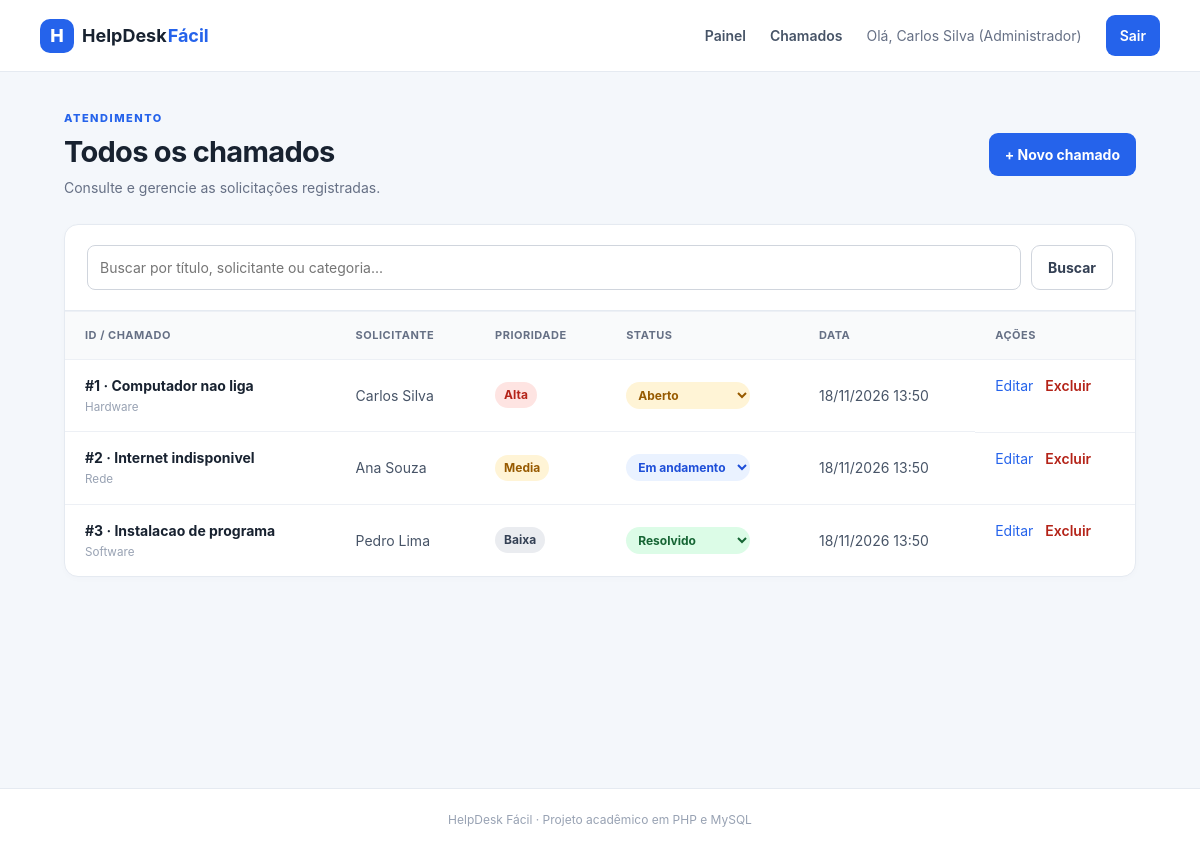
The page /chamados.php (signed in) on the database its author committed.
### tables this page shows
CREATE TABLE chamados (
  id_chamado INT PRIMARY KEY AUTO_INCREMENT,
  titulo VARCHAR(100) NOT NULL,
  descricao TEXT NOT NULL,
  prioridade ENUM ('Alta', 'Media', 'Baixa') NOT NULL,
  status ENUM ('Aberto', 'Em andamento', 'Resolvido') DEFAULT 'Aberto',
  data_abertura DATETIME DEFAULT CURRENT_TIMESTAMP,
  id_usuario INT NOT NULL,
  id_categoria INT NOT NULL,
  id_criador INT NULL,
  CONSTRAINT fk_chamados_usuarios FOREIGN KEY (id_usuario)
    REFERENCES usuarios (id_usuario),
  CONSTRAINT fk_chamados_categorias FOREIGN KEY (id_categoria)
    REFERENCES categorias (id_categoria),
  CONSTRAINT fk_chamados_criador FOREIGN KEY (id_criador)
    REFERENCES usuarios (id_usuario) ON DELETE SET NULL
);

CREATE TABLE categorias (
  id_categoria INT PRIMARY KEY AUTO_INCREMENT,
  nome VARCHAR(50) NOT NULL,
  descricao VARCHAR(150)
);

CREATE TABLE usuarios (
  id_usuario INT PRIMARY KEY AUTO_INCREMENT,
  nome VARCHAR(100) NOT NULL,
  email VARCHAR(100) NOT NULL,
  senha VARCHAR(255) NOT NULL,
  permissao ENUM ('Administrador', 'Usuario') NOT NULL,
  telefone VARCHAR(20)
);

### chamados.php (the view, shortened to what this page needs)
<?php
require_once __DIR__ . '/config/conexao.php';
require_once __DIR__ . '/includes/funcoes.php';
$busca = trim($_GET['busca'] ?? '');
$sql = 'SELECT c.*, u.nome AS solicitante, cat.nome AS categoria
        FROM chamados c
        INNER JOIN usuarios u ON u.id_usuario = c.id_usuario
        INNER JOIN categorias cat ON cat.id_categoria = c.id_categoria';
if ($busca !== '') {
  $sql .= ' WHERE c.titulo LIKE :busca1 OR u.nome LIKE :busca2 OR cat.nome LIKE :busca3';
  $sql .= ' ORDER BY c.data_abertura DESC';
  $stmt = $pdo->prepare($sql);
  $termo = '%' . $busca . '%';
  $stmt->execute(['busca1' => $termo, 'busca2' => $termo, 'busca3' => $termo]);
  $chamados = $stmt->fetchAll();
} else {
  $chamados = $pdo->query($sql . ' ORDER BY c.data_abertura DESC')->fetchAll();
}
require __DIR__ . '/includes/header.php';
?>
<section class="page-heading">
  <div>
    <p class="eyebrow">ATENDIMENTO</p>
    <h1>Todos os chamados</h1>
    <p class="muted">Consulte e gerencie as solicitações registradas.</p>
  </div>
  <a class="button" href="novo.php">+ Novo chamado</a>
</section>
<section class="panel">
  <form class="search-form" method="get" action="chamados.php">
    <input type="search" name="busca" placeholder="Buscar por título, solicitante ou categoria..." value="<?= e($busca) ?>">
    <button class="button button-secondary" type="submit">Buscar</button>
  </form>
  <?php if (!$chamados): ?><div class="empty">Nenhum chamado encontrado.</div><?php else: ?>
    <div class="table-wrap">
      <table>
        <thead>
          <tr>
            <th>ID / Chamado</th>
            <th>Solicitante</th>
            <th>Prioridade</th>
            <th>Status</th>
            <th>Data</th>
            <th>Ações</th>
          </tr>
        </thead>
        <tbody>
          <?php foreach ($chamados as $c): ?>
            <tr>
              <td><?= tituloChamado($c) ?><small><?= e($c['categoria']) ?></small></td>
              <td><?= e($c['solicitante']) ?></td>
              <td><span class="priority priority-<?= strtolower(e($c['prioridade'])) ?>"><?= e($c['prioridade']) ?></span></td>
              <td><?= celulaStatus($c, 'chamados', $busca) ?></td>
              <td><?= date('d/m/Y H:i', strtotime($c['data_abertura'])) ?></td>
              <td class="actions">
              <?php if (podeGerenciarChamado($c)): ?><a href="editar.php?id=<?= (int)$c['id_chamado'] ?>">Editar</a>
                <form method="post" action="excluir.php" onsubmit="return confirm('Tem certeza que deseja excluir este chamado?');">
                  <input type="hidden" name="id" value="<?= (int)$c['id_chamado'] ?>"><button class="link-danger" type="submit">Excluir</button>
                </form>
              <?php else: ?><span class="muted">—</span><?php endif; ?>
              </td>
            </tr>
          <?php endforeach; ?>
        </tbody>
      </table>
    </div>
  <?php endif; ?>
</section>
<?php require __DIR__ . '/includes/footer.php'; ?>

### includes/funcoes.php (shortened to what this page needs)
<?php
function e($valor): string
{
    return htmlspecialchars((string) ($valor ?? ''), ENT_QUOTES, 'UTF-8');
}
function isAdmin(): bool
{
    return ($_SESSION['permissao'] ?? '') === 'Administrador';
}
function classeStatus(string $status): string
{
    return $status === 'Em andamento' ? 'andamento' : strtolower($status);
}
function celulaStatus(array $chamado, string $retorno, string $busca = ''): string
{
    $status = (string) $chamado['status'];
    $classe = classeStatus($status);
    $id = (int) $chamado['id_chamado'];
    $html  = '<form method="post" action="atualizar_status.php" class="form-status">';
    $html .= '<input type="hidden" name="id" value="' . $id . '">';
    $html .= '<input type="hidden" name="retorno" value="' . e($retorno) . '">';
    $html .= '<input type="hidden" name="busca" value="' . e($busca) . '">';
    $html .= '<select name="status" class="status status-select status-' . $classe . '" onchange="this.form.submit()" aria-label="Alterar status do chamado #' . $id . '">';
    foreach (['Aberto', 'Em andamento', 'Resolvido'] as $opcao) {
        $html .= '<option value="' . e($opcao) . '"' . ($opcao === $status ? ' selected' : '') . '>' . e($opcao) . '</option>';
    }
    $html .= '</select><noscript><button type="submit" class="link-danger">OK</button></noscript></form>';
    return $html;
}
function podeGerenciarChamado(array $chamado): bool
{
    if (isAdmin()) {
        return true;
    }
    return isset($_SESSION['id_usuario'])
        && !empty($chamado['id_criador'])
        && (int) $chamado['id_criador'] === (int) $_SESSION['id_usuario'];
}
function tituloChamado(array $chamado): string
{
    $texto = '#' . (int) $chamado['id_chamado'] . ' · ' . e($chamado['titulo']);
    return '<a class="ticket-title" href="editar.php?id=' . (int) $chamado['id_chamado'] . '">' . $texto . '</a>';
}

### css/base.css (style rules this page uses)
:root { --bg: #f4f7fb; --surface: #fff; --text: #182230; --muted: #667085; --line: #e5eaf1; --blue: #2563eb; --blue-dark: #1d4ed8 }
* { box-sizing: border-box }
body { margin: 0; background: var(--bg); color: var(--text); font-family: Inter, Segoe UI, Arial, sans-serif; font-size: 14px; line-height: 1.5 }
a { color: var(--blue); text-decoration: none }
.page-heading { display: flex; justify-content: space-between; align-items: center; gap: 20px; margin-bottom: 26px }
.page-heading h1 { font-size: 29px; letter-spacing: -.7px; margin: 3px 0 4px }
.eyebrow { font-size: 11px; letter-spacing: 1.5px; color: var(--blue); font-weight: 800; margin: 0 }
.muted { color: var(--muted); margin: 0 }
.button { display: inline-flex; align-items: center; justify-content: center; border: 0; border-radius: 9px; background: var(--blue); color: #fff; padding: 11px 16px; font: inherit; font-weight: 700; cursor: pointer; white-space: nowrap }
.button-secondary { background: #fff; color: #344054; border: 1px solid #d0d5dd }
.panel { background: #fff; border: 1px solid var(--line); border-radius: 14px; box-shadow: 0 2px 6px #172b4d05; overflow: hidden }
.form-status { margin: 0 }
select.status-select { width: auto; margin: 0; border: 0; font: inherit; font-size: 12px; font-weight: 700; padding: 5px 8px; cursor: pointer }

### css/chamados.css (style rules this page uses)
.search-form { display: flex; align-items: center; gap: 10px; padding: 20px 22px; border-bottom: 1px solid var(--line) }
.search-form input { flex: 1; min-width: 180px; width: 100%; padding: 11px 12px; border: 1px solid #d0d5dd; border-radius: 8px; background: #fff; color: #182230; font: inherit; outline: none }
.table-wrap { overflow-x: auto }
table { width: 100%; border-collapse: collapse; text-align: left; white-space: nowrap }
th { background: #f9fafb; color: #667085; font-size: 11px; text-transform: uppercase; letter-spacing: .5px; font-weight: 700 }
th, td { padding: 15px 20px; border-top: 1px solid #edf0f5 }
td { color: #475467 }
small { display: block; color: #98a2b3; margin-top: 3px }
.ticket-title { font-weight: 700; color: #182230 }
.status, .priority { display: inline-block; padding: 4px 9px; border-radius: 99px; font-size: 12px; font-weight: 700 }
.status-aberto { background: #fff4d6; color: #975a00 }
.status-andamento { background: #eaf2ff; color: #1d4ed8 }
.status-resolvido { background: #dcfce7; color: #166534 }
.priority-alta { color: #b42318; background: #fee4e2 }
.priority-media { color: #975a00; background: #fff4d6 }
.priority-baixa { color: #344054; background: #eaecf0 }
.actions { display: flex; align-items: center; gap: 12px }
.actions form { margin: 0 }
.link-danger { border: 0; padding: 0; background: none; color: #b42318; font: inherit; font-weight: 600; cursor: pointer }

### rows shown on the page
chamados: texto "#1 · Computador nao liga", id_categoria.nome "Hardware", id_criador.nome "Carlos Silva", prioridade "Alta", data_abertura "18/11/2026 13:50"
chamados: texto "#2 · Internet indisponivel", id_categoria.nome "Rede", id_criador.nome "Ana Souza", prioridade "Media", data_abertura "18/11/2026 13:50"
chamados: texto "#3 · Instalacao de programa", id_categoria.nome "Software", id_criador.nome "Pedro Lima", prioridade "Baixa", data_abertura "18/11/2026 13:50"

### other values the page prints
$_SESSION['nome'] "Carlos Silva"
form field status "Aberto"
form field status "Em andamento"
form field status "Resolvido"
